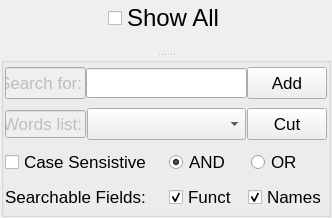
<?xml version="1.0" encoding="UTF-8"?>
<ui version="4.0">
 <class>SelectOptions</class>
 <widget class="QWidget" name="SelectOptions">
  <property name="geometry">
   <rect>
    <x>0</x>
    <y>0</y>
    <width>332</width>
    <height>218</height>
   </rect>
  </property>
  <property name="sizePolicy">
   <sizepolicy hsizetype="MinimumExpanding" vsizetype="MinimumExpanding">
    <horstretch>0</horstretch>
    <verstretch>0</verstretch>
   </sizepolicy>
  </property>
  <property name="windowTitle">
   <string>Search Options</string>
  </property>
  <layout class="QGridLayout" name="gridLayout">
   <property name="leftMargin">
    <number>1</number>
   </property>
   <property name="topMargin">
    <number>1</number>
   </property>
   <property name="rightMargin">
    <number>1</number>
   </property>
   <property name="bottomMargin">
    <number>1</number>
   </property>
   <item row="0" column="0">
    <widget class="QSplitter" name="splitter">
     <property name="orientation">
      <enum>Qt::Vertical</enum>
     </property>
     <widget class="QWidget" name="layoutWidget">
      <layout class="QVBoxLayout" name="verticalLayout">
       <item>
        <layout class="QHBoxLayout" name="horizontalLayout_4">
         <item>
          <spacer name="horizontalSpacer_3">
           <property name="orientation">
            <enum>Qt::Horizontal</enum>
           </property>
           <property name="sizeHint" stdset="0">
            <size>
             <width>40</width>
             <height>20</height>
            </size>
           </property>
          </spacer>
         </item>
         <item>
          <widget class="QCheckBox" name="ShowAllcheckBox">
           <property name="font">
            <font>
             <pointsize>18</pointsize>
            </font>
           </property>
           <property name="layoutDirection">
            <enum>Qt::LeftToRight</enum>
           </property>
           <property name="text">
            <string>Show All</string>
           </property>
           <property name="checked">
            <bool>false</bool>
           </property>
          </widget>
         </item>
         <item>
          <spacer name="horizontalSpacer_4">
           <property name="orientation">
            <enum>Qt::Horizontal</enum>
           </property>
           <property name="sizeHint" stdset="0">
            <size>
             <width>40</width>
             <height>20</height>
            </size>
           </property>
          </spacer>
         </item>
        </layout>
       </item>
       <item>
        <spacer name="verticalSpacer">
         <property name="orientation">
          <enum>Qt::Vertical</enum>
         </property>
         <property name="sizeHint" stdset="0">
          <size>
           <width>283</width>
           <height>13</height>
          </size>
         </property>
        </spacer>
       </item>
      </layout>
     </widget>
     <widget class="QGroupBox" name="SelectgroupBox">
      <property name="maximumSize">
       <size>
        <width>900</width>
        <height>900</height>
       </size>
      </property>
      <property name="font">
       <font>
        <pointsize>13</pointsize>
       </font>
      </property>
      <property name="layoutDirection">
       <enum>Qt::LeftToRight</enum>
      </property>
      <property name="title">
       <string/>
      </property>
      <property name="checkable">
       <bool>false</bool>
      </property>
      <property name="checked">
       <bool>false</bool>
      </property>
      <layout class="QGridLayout" name="gridLayout_2">
       <property name="leftMargin">
        <number>1</number>
       </property>
       <property name="topMargin">
        <number>1</number>
       </property>
       <property name="rightMargin">
        <number>1</number>
       </property>
       <property name="bottomMargin">
        <number>1</number>
       </property>
       <item row="0" column="0">
        <layout class="QHBoxLayout" name="horizontalLayout_2">
         <property name="spacing">
          <number>0</number>
         </property>
         <item>
          <widget class="QLineEdit" name="lineEdit">
           <property name="enabled">
            <bool>false</bool>
           </property>
           <property name="sizePolicy">
            <sizepolicy hsizetype="Expanding" vsizetype="Preferred">
             <horstretch>0</horstretch>
             <verstretch>0</verstretch>
            </sizepolicy>
           </property>
           <property name="maximumSize">
            <size>
             <width>81</width>
             <height>16777215</height>
            </size>
           </property>
           <property name="text">
            <string>Search for:</string>
           </property>
          </widget>
         </item>
         <item>
          <widget class="QLineEdit" name="StringlineEdit">
           <property name="minimumSize">
            <size>
             <width>0</width>
             <height>30</height>
            </size>
           </property>
           <property name="maximumSize">
            <size>
             <width>16777215</width>
             <height>16777215</height>
            </size>
           </property>
          </widget>
         </item>
         <item>
          <widget class="QPushButton" name="addpushButton">
           <property name="sizePolicy">
            <sizepolicy hsizetype="Fixed" vsizetype="Fixed">
             <horstretch>0</horstretch>
             <verstretch>0</verstretch>
            </sizepolicy>
           </property>
           <property name="minimumSize">
            <size>
             <width>77</width>
             <height>32</height>
            </size>
           </property>
           <property name="maximumSize">
            <size>
             <width>81</width>
             <height>16777215</height>
            </size>
           </property>
           <property name="text">
            <string>Add</string>
           </property>
          </widget>
         </item>
        </layout>
       </item>
       <item row="1" column="0">
        <layout class="QHBoxLayout" name="horizontalLayout">
         <property name="spacing">
          <number>1</number>
         </property>
         <item>
          <widget class="QLineEdit" name="lineEdit_2">
           <property name="enabled">
            <bool>false</bool>
           </property>
           <property name="maximumSize">
            <size>
             <width>81</width>
             <height>16777215</height>
            </size>
           </property>
           <property name="text">
            <string>Words list:</string>
           </property>
          </widget>
         </item>
         <item>
          <widget class="QComboBox" name="StringSelect">
           <property name="minimumSize">
            <size>
             <width>0</width>
             <height>32</height>
            </size>
           </property>
           <property name="maximumSize">
            <size>
             <width>300</width>
             <height>16777215</height>
            </size>
           </property>
           <property name="maxVisibleItems">
            <number>10</number>
           </property>
          </widget>
         </item>
         <item>
          <widget class="QPushButton" name="CutpushButton">
           <property name="sizePolicy">
            <sizepolicy hsizetype="Fixed" vsizetype="Fixed">
             <horstretch>0</horstretch>
             <verstretch>0</verstretch>
            </sizepolicy>
           </property>
           <property name="minimumSize">
            <size>
             <width>77</width>
             <height>32</height>
            </size>
           </property>
           <property name="text">
            <string>Cut</string>
           </property>
          </widget>
         </item>
        </layout>
       </item>
       <item row="2" column="0">
        <layout class="QHBoxLayout" name="horizontalLayout_5">
         <item>
          <widget class="QCheckBox" name="CaseSensitiveCheckBox">
           <property name="text">
            <string>Case Sensistive</string>
           </property>
          </widget>
         </item>
         <item>
          <layout class="QHBoxLayout" name="horizontalLayout_3">
           <item>
            <widget class="QRadioButton" name="AND">
             <property name="text">
              <string>AND</string>
             </property>
             <property name="checked">
              <bool>true</bool>
             </property>
             <attribute name="buttonGroup">
              <string notr="true">buttonGroup</string>
             </attribute>
            </widget>
           </item>
           <item>
            <widget class="QRadioButton" name="radioButton">
             <property name="text">
              <string>OR</string>
             </property>
             <attribute name="buttonGroup">
              <string notr="true">buttonGroup</string>
             </attribute>
            </widget>
           </item>
          </layout>
         </item>
        </layout>
       </item>
       <item row="3" column="0">
        <layout class="QHBoxLayout" name="horizontalLayout_7">
         <item>
          <widget class="QLabel" name="label">
           <property name="text">
            <string>Searchable Fields:</string>
           </property>
          </widget>
         </item>
         <item>
          <layout class="QHBoxLayout" name="horizontalLayout_6">
           <item>
            <widget class="QCheckBox" name="FunctcheckBox">
             <property name="text">
              <string>Funct</string>
             </property>
             <property name="checked">
              <bool>true</bool>
             </property>
            </widget>
           </item>
           <item>
            <widget class="QCheckBox" name="NamescheckBox">
             <property name="text">
              <string>Names</string>
             </property>
             <property name="checked">
              <bool>true</bool>
             </property>
            </widget>
           </item>
          </layout>
         </item>
        </layout>
       </item>
      </layout>
     </widget>
    </widget>
   </item>
  </layout>
 </widget>
 <resources/>
 <connections/>
 <buttongroups>
  <buttongroup name="buttonGroup"/>
 </buttongroups>
</ui>
